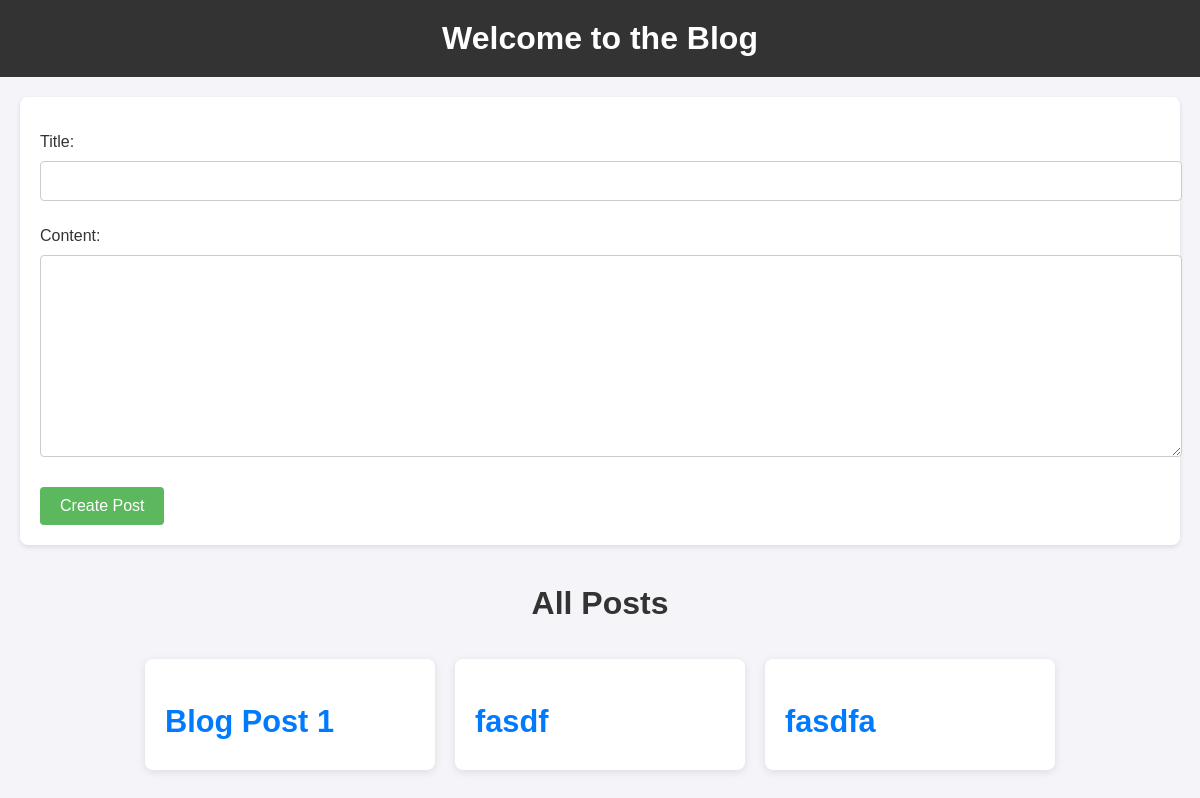
Before: / with the older database file.
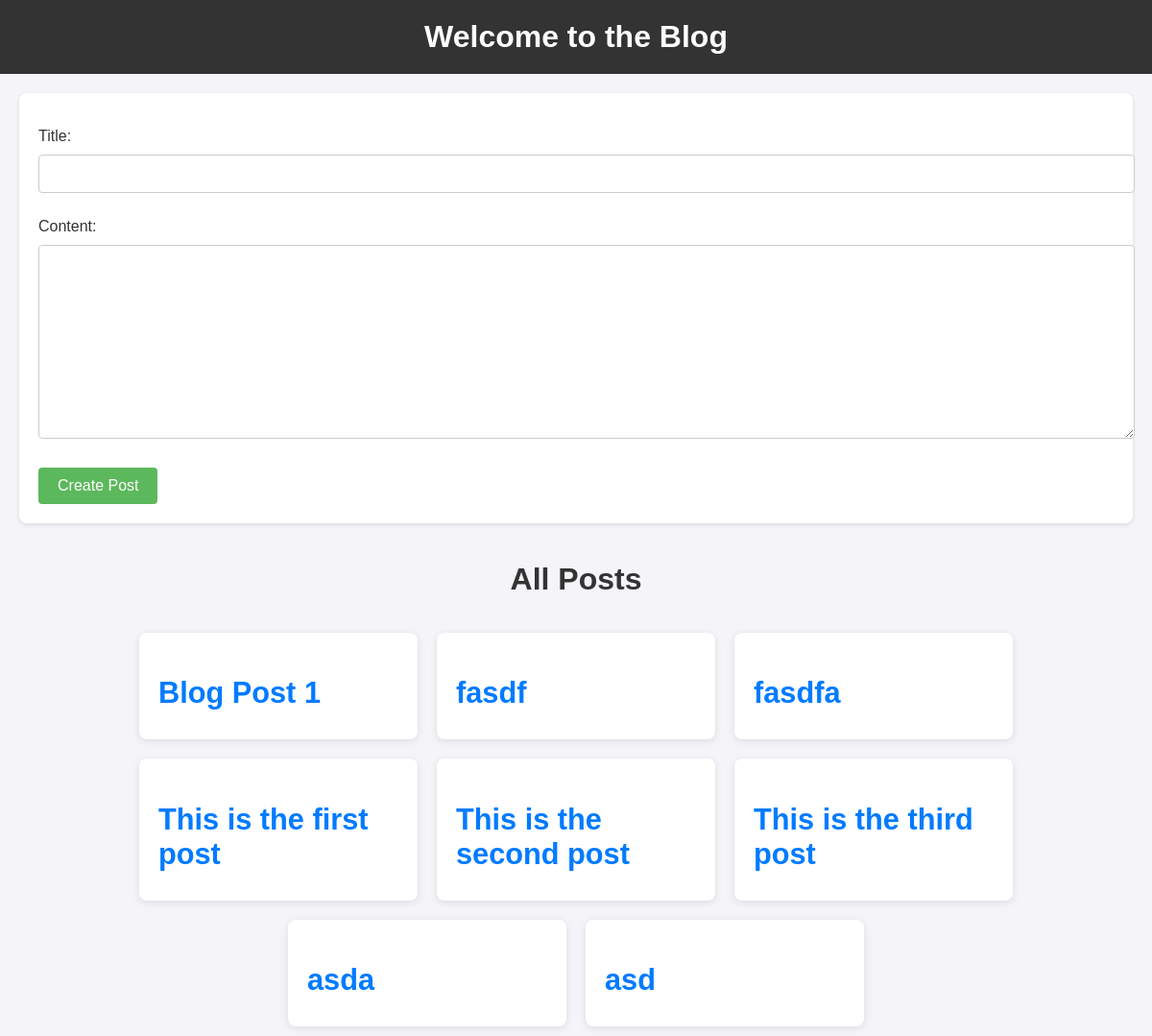
After: the same page with the newer database file.
### blog/models.py (models this page shows, shortened)
class Post(models.Model):
    title = models.CharField(max_length=200)
    content = models.TextField()
    slug = models.SlugField(unique=True, blank=True)
    created_at = models.DateTimeField(auto_now_add=True)

### blog/views.py (the view)
# urls.py: path("", frontpage, name="frontpage"),
def frontpage(request):
    posts = Post.objects.all()  # Fetch all posts
    if request.method == "POST":
        form = PostForm(request.POST)
        if form.is_valid():
            post = form.save(commit=False)
            post.slug = slugify(post.title)
            original_slug = post.slug
            counter = 1
            while Post.objects.filter(slug=post.slug).exists():
                post.slug = f"{original_slug}-{counter}"
                counter += 1
            post.save()
            return redirect("frontpage")
    else:
        form = PostForm()
    return render(request, "blog/frontpage.html", {"posts": posts, "form": form})

### blog/forms.py
class PostForm(forms.ModelForm):
    class Meta:
        model = Post
        fields = ['title', 'content']

### blog/templates/blog/frontpage.html (shortened to what this page needs)
<!DOCTYPE html>
<html lang="en">
  <head>
  </head>
  <body>
    <header>
      <h1>Welcome to the Blog</h1>
    </header>
    <div class="content">
      <form method="POST">
        {% csrf_token %} {{ form.as_p }}
        <button type="submit">Create Post</button>
      </form>
      <h2>All Posts</h2>
      <div class="posts-container">
        {% for post in posts %}
        <div class="post-card">
          <h3>
            <a href="{% url 'post_detail' slug=post.slug %}"
              >{{ post.title }}</a
            >
          </h3>
        </div>
        {% endfor %}
      </div>
    </div>
  </body>
</html>

Changed rows visible on the page:
added Post: title "This is the first post"
added Post: title "This is the second post"
added Post: title "This is the third post"
added Post: title "asda"
added Post: title "asd"
